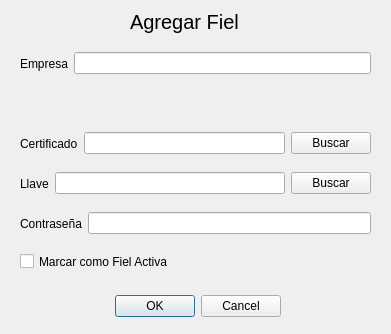
<?xml version="1.0" encoding="UTF-8"?>
<ui version="4.0">
 <class>Dialog</class>
 <widget class="QDialog" name="Dialog">
  <property name="geometry">
   <rect>
    <x>0</x>
    <y>0</y>
    <width>391</width>
    <height>334</height>
   </rect>
  </property>
  <property name="windowTitle">
   <string>Dialog</string>
  </property>
  <widget class="QDialogButtonBox" name="buttonBox">
   <property name="geometry">
    <rect>
     <x>90</x>
     <y>290</y>
     <width>191</width>
     <height>32</height>
    </rect>
   </property>
   <property name="orientation">
    <enum>Qt::Horizontal</enum>
   </property>
   <property name="standardButtons">
    <set>QDialogButtonBox::Cancel|QDialogButtonBox::Ok</set>
   </property>
  </widget>
  <widget class="QLabel" name="label_6">
   <property name="geometry">
    <rect>
     <x>130</x>
     <y>10</y>
     <width>111</width>
     <height>23</height>
    </rect>
   </property>
   <property name="font">
    <font>
     <pointsize>15</pointsize>
    </font>
   </property>
   <property name="text">
    <string>Agregar Fiel</string>
   </property>
  </widget>
  <widget class="QCheckBox" name="mark_as_active">
   <property name="geometry">
    <rect>
     <x>20</x>
     <y>250</y>
     <width>231</width>
     <height>23</height>
    </rect>
   </property>
   <property name="text">
    <string>Marcar como Fiel Activa</string>
   </property>
  </widget>
  <widget class="QWidget" name="layoutWidget">
   <property name="geometry">
    <rect>
     <x>20</x>
     <y>50</y>
     <width>351</width>
     <height>27</height>
    </rect>
   </property>
   <layout class="QHBoxLayout" name="horizontalLayout">
    <item>
     <widget class="QLabel" name="label_2">
      <property name="text">
       <string>Empresa</string>
      </property>
     </widget>
    </item>
    <item>
     <widget class="QLineEdit" name="txt_empresa"/>
    </item>
   </layout>
  </widget>
  <widget class="QWidget" name="layoutWidget">
   <property name="geometry">
    <rect>
     <x>20</x>
     <y>130</y>
     <width>351</width>
     <height>27</height>
    </rect>
   </property>
   <layout class="QHBoxLayout" name="horizontalLayout_3">
    <item>
     <widget class="QLabel" name="label">
      <property name="text">
       <string>Certificado</string>
      </property>
     </widget>
    </item>
    <item>
     <widget class="QLineEdit" name="txt_certificate"/>
    </item>
    <item>
     <widget class="QPushButton" name="btn_get_cer">
      <property name="text">
       <string>Buscar</string>
      </property>
     </widget>
    </item>
   </layout>
  </widget>
  <widget class="QWidget" name="layoutWidget">
   <property name="geometry">
    <rect>
     <x>20</x>
     <y>170</y>
     <width>351</width>
     <height>27</height>
    </rect>
   </property>
   <layout class="QHBoxLayout" name="horizontalLayout_4">
    <item>
     <widget class="QLabel" name="label_3">
      <property name="text">
       <string>Llave</string>
      </property>
     </widget>
    </item>
    <item>
     <widget class="QLineEdit" name="txt_key"/>
    </item>
    <item>
     <widget class="QPushButton" name="btn_get_key">
      <property name="text">
       <string>Buscar</string>
      </property>
     </widget>
    </item>
   </layout>
  </widget>
  <widget class="QWidget" name="layoutWidget">
   <property name="geometry">
    <rect>
     <x>20</x>
     <y>210</y>
     <width>351</width>
     <height>27</height>
    </rect>
   </property>
   <layout class="QHBoxLayout" name="horizontalLayout_5">
    <item>
     <widget class="QLabel" name="label_4">
      <property name="text">
       <string>Contraseña</string>
      </property>
     </widget>
    </item>
    <item>
     <widget class="QLineEdit" name="txt_password"/>
    </item>
   </layout>
  </widget>
 </widget>
 <resources/>
 <connections>
  <connection>
   <sender>buttonBox</sender>
   <signal>accepted()</signal>
   <receiver>Dialog</receiver>
   <slot>accept()</slot>
   <hints>
    <hint type="sourcelabel">
     <x>248</x>
     <y>254</y>
    </hint>
    <hint type="destinationlabel">
     <x>157</x>
     <y>274</y>
    </hint>
   </hints>
  </connection>
  <connection>
   <sender>buttonBox</sender>
   <signal>rejected()</signal>
   <receiver>Dialog</receiver>
   <slot>reject()</slot>
   <hints>
    <hint type="sourcelabel">
     <x>316</x>
     <y>260</y>
    </hint>
    <hint type="destinationlabel">
     <x>286</x>
     <y>274</y>
    </hint>
   </hints>
  </connection>
 </connections>
</ui>
